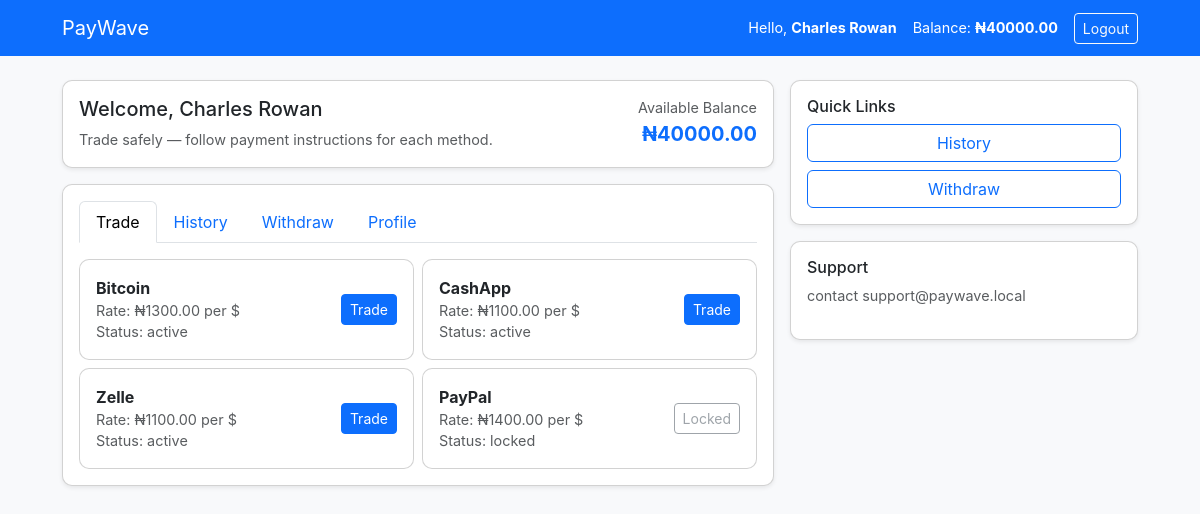
/dashboard (signed in), run on the app's committed database.
### tables this page shows
CREATE TABLE users(
        id INTEGER PRIMARY KEY AUTOINCREMENT,
        email TEXT UNIQUE,
        name TEXT,
        password TEXT,
        balance_ngn REAL DEFAULT 0,
        role TEXT DEFAULT 'user'
    );

CREATE TABLE rates(
        id INTEGER PRIMARY KEY AUTOINCREMENT,
        method TEXT UNIQUE,
        rate_ngn_per_usd REAL,
        tag TEXT,
        status TEXT DEFAULT 'active'
    );

### app.py (the view)
@app.route("/dashboard")
def dashboard():
    if not session.get("user_id"):
        return redirect(url_for("login"))
    db = get_db()
    rates = db.execute("SELECT * FROM rates WHERE status='active' OR status='locked'").fetchall()
    trades = db.execute("SELECT * FROM trades WHERE user_id=? ORDER BY created_at DESC", (session["user_id"],)).fetchall()
    withdrawals = db.execute("SELECT * FROM withdrawals WHERE user_id=? ORDER BY created_at DESC", (session["user_id"],)).fetchall()
    user = db.execute("SELECT id,email,name,balance_ngn FROM users WHERE id=?", (session["user_id"],)).fetchone()
    return render_template("dashboard.html", rates=rates, trades=trades, withdrawals=withdrawals, user=user)

### app.py (called while the page is built)
def get_db():
    db = getattr(g, "_db", None)
    if db is None:
        db = g._db = sqlite3.connect(DB)
        db.row_factory = sqlite3.Row
    return db

@app.context_processor
def inject_user():
    uid = session.get("user_id")
    if not uid:
        return dict(current_user=None, is_admin=False)
    db = get_db()
    row = db.execute("SELECT id,email,name,balance_ngn,role FROM users WHERE id=?", (uid,)).fetchone()
    if not row:
        return dict(current_user=None, is_admin=False)
    return dict(current_user=row, is_admin=(row["role"] == "admin"))

### templates/dashboard.html (shortened to what this page needs)
{% extends "base.html" %}
{% block content %}
<div class="row g-3">
  <div class="col-md-8">
    <div class="card mb-3 shadow-sm p-3">
      <div class="d-flex justify-content-between">
        <div>
          <h5>Welcome, {{ user.name or user.email }}</h5>
          <div class="small text-muted">Trade safely — follow payment instructions for each method.</div>
        </div>
        <div class="text-end">
          <div class="small text-muted">Available Balance</div>
          <div style="font-size:20px;font-weight:700;color:#0d6efd">₦{{ '%.2f'|format(user.balance_ngn) }}</div>
        </div>
      </div>
    </div>
    <div class="card p-3 mb-3 shadow-sm">
      <ul class="nav nav-tabs">
        <li class="nav-item"><a class="nav-link active" data-bs-toggle="tab" href="#trade">Trade</a></li>
        <li class="nav-item"><a class="nav-link" data-bs-toggle="tab" href="#history">History</a></li>
        <li class="nav-item"><a class="nav-link" data-bs-toggle="tab" href="#withdraw">Withdraw</a></li>
        <li class="nav-item"><a class="nav-link" data-bs-toggle="tab" href="#profile">Profile</a></li>
      </ul>
      <div class="tab-content mt-3">
        <div class="tab-pane show active" id="trade">
          <div class="row g-2">
            {% for r in rates %}
              <div class="col-md-6">
                <div class="card">
                  <div class="card-body d-flex justify-content-between align-items-center">
                    <div>
                      <div class="fw-bold">{{ r['method'] }}</div>
                      <div class="small text-muted">Rate: ₦{{ '%.2f'|format(r['rate_ngn_per_usd']) }} per $</div>
                      <div class="small text-muted">Status: {{ r['status'] }}</div>
                    </div>
                    <div>
                      {% if r['status']=='active' %}
                        <button class="btn btn-primary btn-sm" data-bs-toggle="modal" data-bs-target="#tradeModal" data-method="{{ r['method'] }}">Trade</button>
                      {% else %}
                        <button class="btn btn-outline-secondary btn-sm" disabled>Locked</button>
                      {% endif %}
                    </div>
                  </div>
                </div>
              </div>
            {% endfor %}
          </div>
        </div>
      </div>
    </div>
  </div>
  <div class="col-md-4">
    <div class="card shadow-sm p-3 mb-3">
      <h6>Quick Links</h6>
      <div class="d-grid gap-2">
        <a class="btn btn-outline-primary" href="#history" onclick="bootstrap.Tab.getOrCreateInstance(document.querySelector('[href=\"#history\"]')).show()">History</a>
        <a class="btn btn-outline-primary" href="#withdraw" onclick="bootstrap.Tab.getOrCreateInstance(document.querySelector('[href=\"#withdraw\"]')).show()">Withdraw</a>
      </div>
    </div>
    <div class="card shadow-sm p-3">
      <h6>Support</h6>
      <p class="small text-muted">contact support@paywave.local</p>
    </div>
  </div>
</div>
{% endblock %}

### templates/base.html (shortened to what this page needs)
<!doctype html>
<html>
<head>
  <link href="https://cdn.jsdelivr.net/npm/bootstrap@5.3.2/dist/css/bootstrap.min.css" rel="stylesheet">
  <link href="/static/style.css" rel="stylesheet">
</head>
<body>
<nav class="navbar navbar-expand-lg" style="background:#0d6efd;">
  <div class="container">
    <a class="navbar-brand text-white" href="/">PayWave</a>
    <div class="d-flex align-items-center">
      {% if current_user %}
        <div class="text-white me-3 small">Hello, <strong>{{ current_user.name or current_user.email }}</strong></div>
        <div class="text-white me-3 small">Balance: <strong>₦{{ '%.2f'|format(current_user.balance_ngn) }}</strong></div>
        <a class="btn btn-outline-light btn-sm" href="/logout">Logout</a>
      {% else %}
        <a class="btn btn-outline-light btn-sm me-2" href="/login">Login</a>
        <a class="btn btn-light btn-sm" href="/register">Register</a>
      {% endif %}
    </div>
  </div>
</nav>
<div class="container my-4">
  {% block content %}{% endblock %}
</div>
</body>
</html>

### static/style.css (style rules this page uses)
:root { --primary:#0d6efd;--muted:#6c757d;--bg:#f8f9fb }
body { background:var(--bg);font-family:Inter,Segoe UI,Arial;margin:0;color:#212529 }
.navbar { background:var(--primary)!important }
.container { max-width:1100px }
.card { border-radius:10px }
.small { font-size:0.9rem }

### data on the page
users: name "Charles Rowan", balance_ngn "40000.00"
rates: method "Bitcoin", rate_ngn_per_usd "1300.00", status "active"
rates: method "CashApp", rate_ngn_per_usd "1100.00", status "active"
rates: method "Zelle", rate_ngn_per_usd "1100.00", status "active"
rates: method "PayPal", rate_ngn_per_usd "1400.00", status "locked", shows "Locked"
